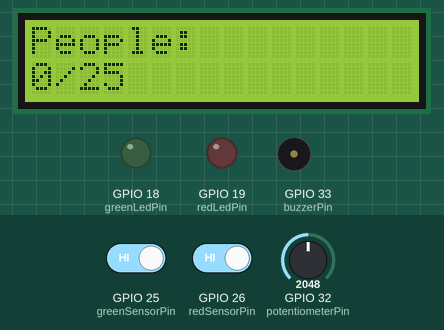
Recording of a program running on a simulated ESP32. Shown: 16×2 character LCD, output pins drawn as LEDs (lit = HIGH), buzzer (waves = sounding, pin HIGH). Inputs (shaded band) come from the test bench; at power-on: GPIO 32 (potentiometerPin) = 2048, GPIO 25 (greenSensorPin) HIGH, GPIO 26 (redSensorPin) HIGH. What the program prints to the serial monitor is not drawn.

Above: at 2.2 s.
2.3 s: GPIO 32 (potentiometerPin) set to 2866
At 3.8 s:
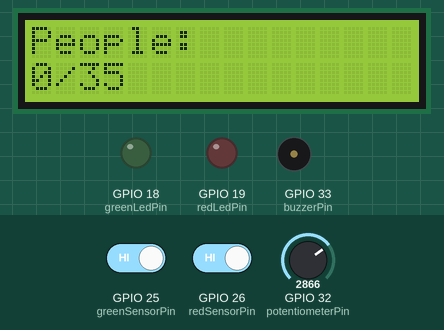
11.3 s: GPIO 32 (potentiometerPin) set to 491
At 12.0 s:
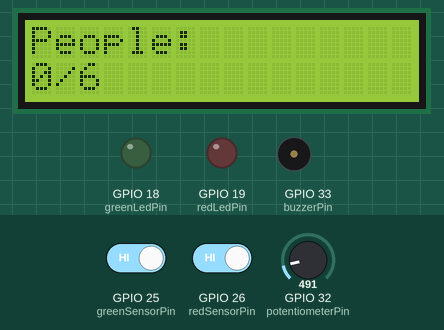
14.3 s: GPIO 32 (potentiometerPin) set to 1040
At 15.2 s:
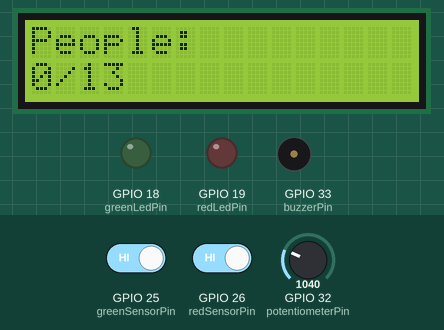
17.3 s: GPIO 32 (potentiometerPin) set to 2047
At 18.1 s:
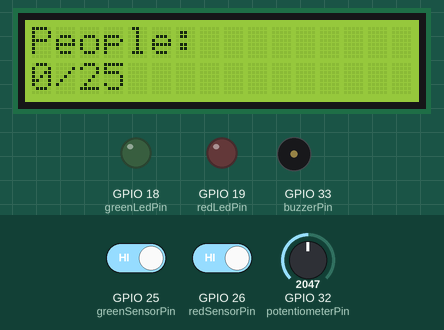
Timing chart, 0 to 20.3 s (numbered marks = the images above; inputs shaded):
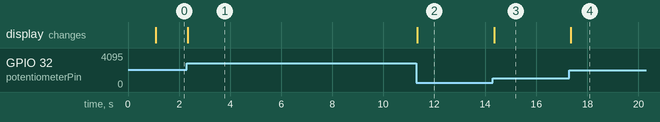

Measured:
- after the input at 2.3 s, the display: changes at once (image 1)
- after the input at 11.3 s, the display: changes at once (image 2)
- after the input at 14.3 s, the display: changes after 0.06 s (image 3)
- after the input at 17.3 s, the display: changes after 0.05 s (image 4)

The program:

main.cpp
```cpp
#include <Arduino.h>
#include <Wire.h>
#include <LiquidCrystal_I2C.h>

// Define the GPIO pins for the IR sensors
const int greenSensorPin = 25; // Sensor 1 (Green)
const int redSensorPin = 26;   // Sensor 2 (Red)

  // Variables to store the state of the sensors
int greenSensorState = HIGH;
int lastGreenSensorState = HIGH; // Stores previous state of green sensor
int redSensorState = HIGH;
int lastRedSensorState = HIGH; // Stores previous state of red sensor

  // Timeout for sensor activation (in milliseconds)
const unsigned long sensorTimeout = 2000;
unsigned long greenDetectedTime = 0;
unsigned long redDetectedTime = 0;

// Set up LCD
LiquidCrystal_I2C lcd(0x27, 16, 2);

// Define the GPIO pins for leds
const int greenLedPin = 18;
const int redLedPin = 19;

  // LED control variables
bool greenLedOn = false;
bool redLedOn = false;
unsigned long greenLedStartTime = 0;
unsigned long redLedStartTime = 0;

const int potentiometerPin = 32;

// Buzzer stuff
const int buzzerPin = 33;
unsigned long buzzerOnTime = 0;
const unsigned long buzzerDuration = 1000; // 1 second

// People stats
int peopleInside = 0;

void setup() {
  Serial.begin(115200);

  pinMode(greenSensorPin, INPUT_PULLUP);
  pinMode(redSensorPin, INPUT_PULLUP);

  pinMode(greenLedPin, OUTPUT);
  pinMode(redLedPin, OUTPUT);

  pinMode(potentiometerPin, INPUT);

  pinMode(buzzerPin, OUTPUT);
  digitalWrite(buzzerPin, LOW); // Make sure it's off at start

  Serial.println("People Counter Started");
  Serial.print("Initial People Inside: ");
  Serial.println(peopleInside);

  lcd.init();
  lcd.backlight();
  lcd.setCursor(0,0);
  lcd.print("Starting...");
  delay(1000);
  lcd.clear();
}

void updateDisplay(int people, int maxCapacity) {
  lcd.clear();
  lcd.setCursor(0, 0);
  lcd.print("People:");
  lcd.setCursor(0, 1);
  lcd.print(people);
  lcd.print("/");
  lcd.print(maxCapacity);
}

void loop() {
  // Read the potentiometer value
  int potValue = analogRead(potentiometerPin);
    // Map the potentiometer value (0-4095) to a range (e.g., 1 to 50 people)
  int capacity = map(potValue, 0, 4095, 1, 50);

  // Read the states of the sensors
  int newGreenSensorState = digitalRead(greenSensorPin);
  int newRedSensorState = digitalRead(redSensorPin);
  unsigned long currentTime = millis();

  static bool greenDetectedFirst = false;
  static bool redDetectedFirst = false;

  // Green sensor logic (edge-triggered)
  if (newGreenSensorState == LOW && lastGreenSensorState == HIGH) {
    Serial.println("Green!");
    if (!redDetectedFirst) {
      Serial.println("Green first!");
      greenDetectedFirst = true;
      greenDetectedTime = currentTime; // Store the time of detection
      redDetectedFirst = false;
    }
  }
  lastGreenSensorState = newGreenSensorState;


  // Red sensor logic (edge-triggered)
  if (newRedSensorState == LOW && lastRedSensorState == HIGH) {
    Serial.println("Red!");
    if (!greenDetectedFirst) {
      Serial.println("Red first!");
      redDetectedFirst = true;
      redDetectedTime = currentTime; // Store the time of detection
    }
  }
  lastRedSensorState = newRedSensorState;


  // Check for entry (Green then Red)
  if (greenDetectedFirst && !newRedSensorState) {
    if (peopleInside < capacity) {
      peopleInside++;
      Serial.println("Someone went inside!");
    } else {
      Serial.println("Capacity full! Cannot enter.");
      // Trigger buzzer
      digitalWrite(buzzerPin, HIGH);
      buzzerOnTime = currentTime;
    }
    Serial.print("People Inside: ");
    Serial.println(peopleInside);
    greenDetectedFirst = false;
    redDetectedFirst = false;

    // Turn on green LED non-blocking
    digitalWrite(greenLedPin, HIGH);
    greenLedOn = true;
    greenLedStartTime = currentTime;
  }

  // Check for exit (Red then Green)
  if (redDetectedFirst && !newGreenSensorState && peopleInside > 0) {
    peopleInside--;
    Serial.println("Someone went outside!");
    Serial.print("People Inside: ");
    Serial.println(peopleInside);
    greenDetectedFirst = false;
    redDetectedFirst = false;

    // Turn on red LED non-blocking
    digitalWrite(redLedPin, HIGH);
    redLedOn = true;
    redLedStartTime = currentTime;

  } else if (redDetectedFirst && !newGreenSensorState && peopleInside == 0) {
        Serial.println("Huh..?");
        greenDetectedFirst = false;
        redDetectedFirst = false;
  }

  // Timeout logic to clear flags
  if (greenDetectedFirst && (currentTime - greenDetectedTime > sensorTimeout)) {
    greenDetectedFirst = false;
    Serial.println("Green sensor timed out. Resetting.");
  }
  if (redDetectedFirst && (currentTime - redDetectedTime > sensorTimeout)) {
    redDetectedFirst = false;
    Serial.println("Red sensor timed out. Resetting.");
  }

  // Turn off green LED after 1 second
  if (greenLedOn && (currentTime - greenLedStartTime >= 1000)) {
    digitalWrite(greenLedPin, LOW);
    greenLedOn = false;
  }

  // Turn off red LED after 1 second
  if (redLedOn && (currentTime - redLedStartTime >= 1000)) {
    digitalWrite(redLedPin, LOW);
    redLedOn = false;
  }

  // Turn off buzzer after 1 second
  if (buzzerOnTime != 0 && (currentTime - buzzerOnTime >= buzzerDuration)) {
    digitalWrite(buzzerPin, LOW);
    buzzerOnTime = 0;
  }

  updateDisplay(peopleInside, capacity);
  delay(10);
}
```
